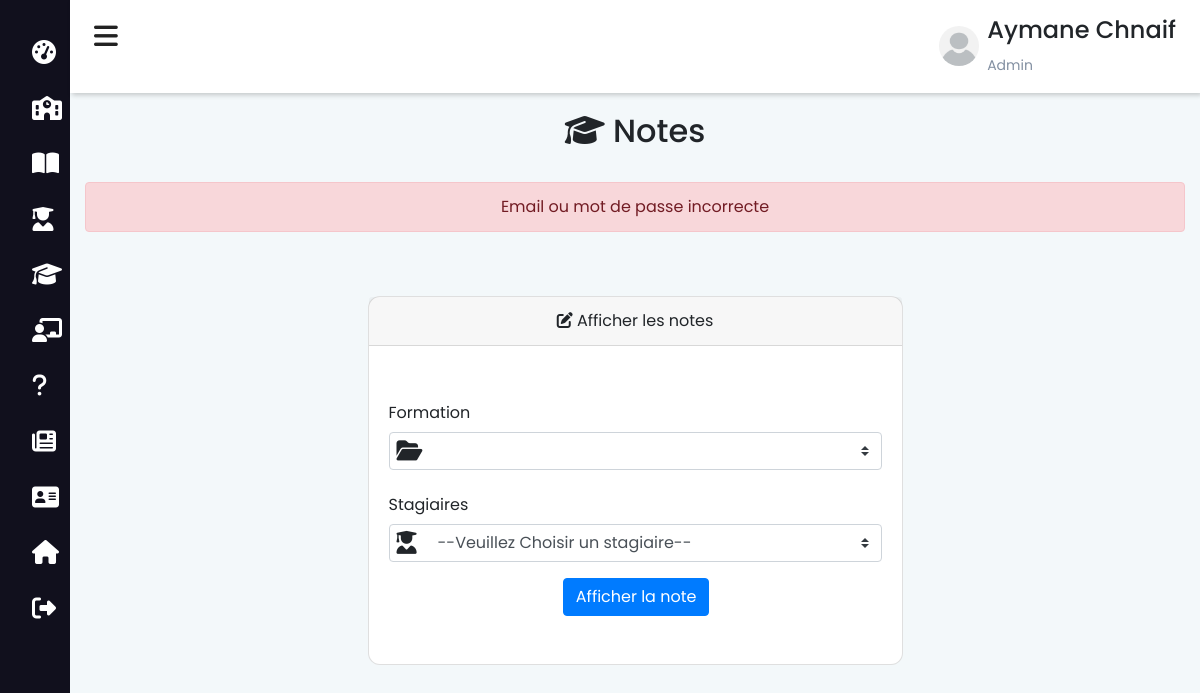
The page /admin/notes?id=17 (signed in) on the database as committed earlier.
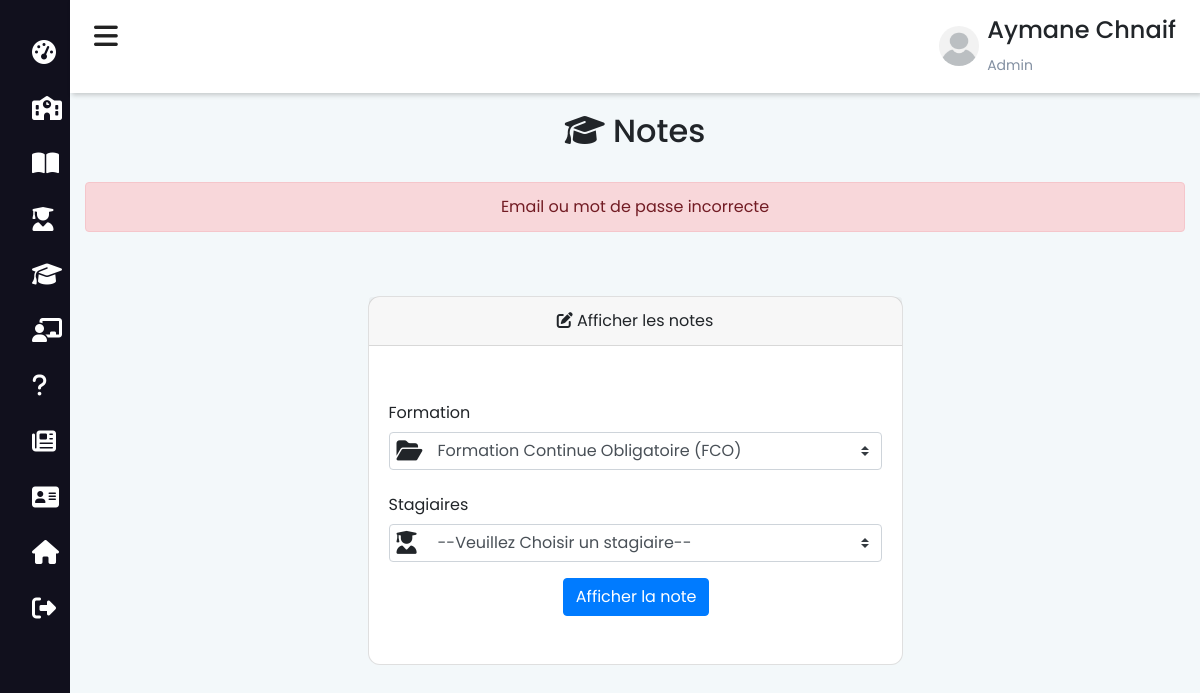
The same page on the database as committed later.
### tables this page shows
CREATE TABLE `formation` (
  `for_id` int(11) NOT NULL,
  `for_nom` varchar(200) NOT NULL,
  `for_nom_arab` varchar(200) NOT NULL,
  `for_pres` text NOT NULL,
  `for_pres_arab` text NOT NULL,
  `for_descr` text NOT NULL,
  `for_desc_arab` text NOT NULL
);

### functions/db.php (called while the page is built, shortened)
<?php
    class DBController{
        protected $host = "localhost";
        protected $user = "root";
        protected $password = "";
        protected $db = "ecole";
        public function __construct(){
            $this->conn = mysqli_connect($this->host, $this->user, $this->password, $this->db);
        }
    }
?>

### session.php (called while the page is built, shortened)
<?php
    require("functions/db.php");
    require("functions/etudiant.php");
    $db = new DBController();
    $data = new Etudiant($db);
?>

### functions/etudiant.php (called while the page is built, shortened)
<?php
    class Etudiant{
        public $db = null;
        public function __construct(DBController $db){
            $this->db = $db;
        }
        public function getEtudiantFormation(){
            $result = $this->db->conn->query("SELECT * FROM `formation` INNER JOIN `etudiant` ON for_id=etud_formation ORDER BY etud_prenom ASC");
            $resultArray = array();
            while ($item = mysqli_fetch_array($result, MYSQLI_ASSOC)){
                $resultArray[] = $item;
            }
            return $resultArray;
        }
    }
?>

### admin/notes.php (the view, shortened to what this page needs)
<?php include_once "../session.php"; ?>
<?php
$id = $_GET['id'];
$etudiants = $data->getEtudiantFormation();
foreach ($etudiants as $etudiant) {
    if ($etudiant['for_id'] == $id) {
        $for_id = $etudiant['for_id'];
        $for_nom = $etudiant['for_nom'];
    }
}
?>
<!DOCTYPE html>
<html lang="en">
<head>
    <?php
        include_once "../includes/header.php";
    ?>
</head>
<body>
    <?php include_once "navbar-admin.php"; ?>
    <div class="main-content">
        <header>
            <?php include 'admin.php' ?>
        </header>
        <div class="container mt-5 pt-5">
            <div class="text-center py-3">
                <h2><i class="fas fa-graduation-cap"></i> Notes</h2>
            </div>
            <?php
            if (isset($_SESSION['status'])) {
            ?>
                <div class='alert alert-danger text-center mt-2' role='alert'><?php echo $_SESSION['status'] ?></div>
            <?php
            }
            ?>
            <div class="row pb-2 justify-content-center">
                <div class="col-md-6 mt-5">
                    <div class="card card-position affichage">
                        <div class="card-header text-center link-font"><i class="fas fa-edit"></i> Afficher les notes</div>
                        <div class="card-body py-5">
                            <form action="" method="POST" enctype="multipart/form-data">
                                <div class="row mb-3">
                                    <label for="categorie" class="col-md-4 col-form-label text-md-end">Formation</label>
                                    <div class="col-md-12">
                                        <div class="d-flex">
                                            <i class="fas fa-folder-open position-awesome"></i>
                                            <select class="custom-select pl-5" name="nameformation">
                                                <option value="<?php echo $for_id ?>"><?php echo $for_nom ?></option>
                                            </select>
                                        </div>
                                    </div>
                                </div>
                                <div class="row mb-3">
                                    <label for="categorie" class="col-md-4 col-form-label text-md-end">Stagiaires</label>
                                    <div class="col-md-12">
                                        <div class="d-flex">
                                            <i class="fas fa-user-graduate position-awesome"></i>
                                            <select class="custom-select pl-5" name="etudiants">
                                            <option value="">--Veuillez Choisir un stagiaire--</option>
                                            </select>
                                        </div>
                                    </div>
                                </div>
                                <div class="row mb-0">
                                    <div class="col-md-8 offset-md-4">
                                        <button type="submit" name="submit_note" class="btn btn-primary">Afficher la note</button>
                                    </div>
                                </div>
                            </form>
                        </div>
                    </div>
                </div>
                </div>
            </div>
        </div>
</body>
</html>

Rows that differ between the two databases and show on the page:
now on this page (row edited): formation: nameformation "Formation Continue Obligatoire (FCO)"
